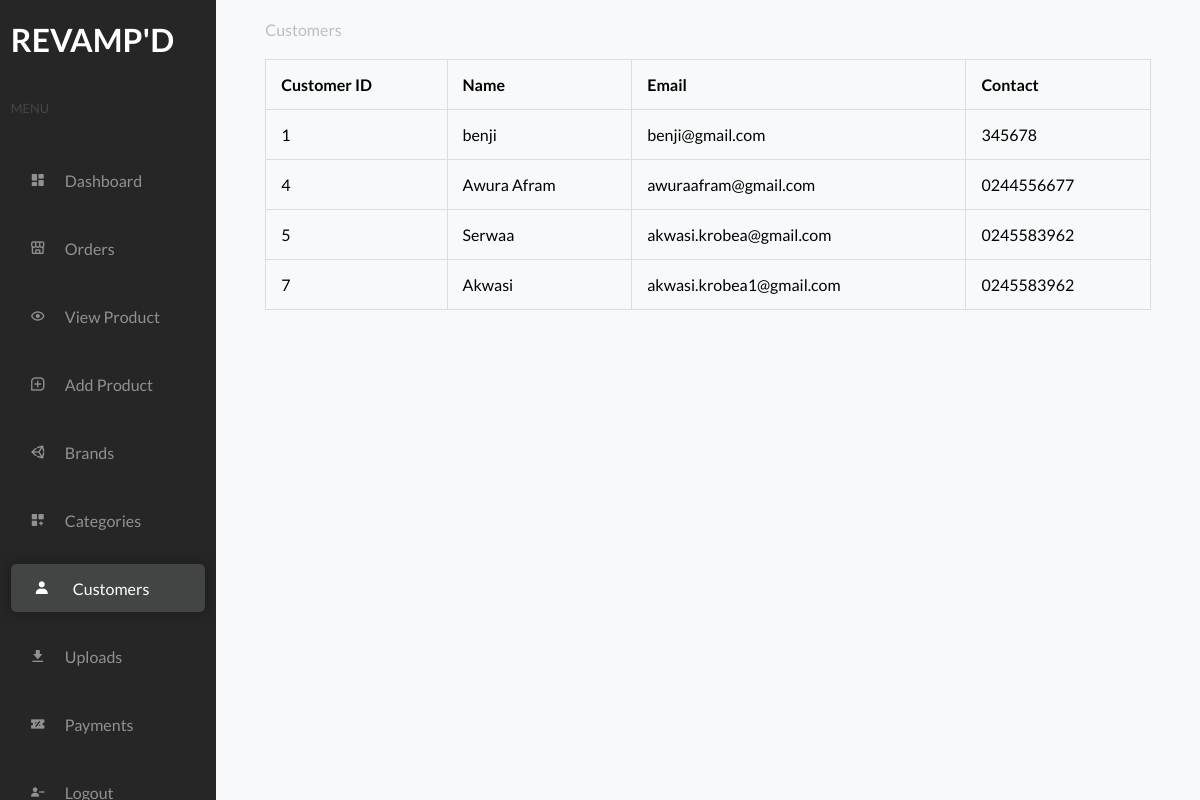
Screenshot of /admin/admin_customers.php (signed in) with the database file from the repository.
### tables this page shows
CREATE TABLE `customer` (
  `customer_id` int(11) NOT NULL,
  `customer_name` varchar(100) NOT NULL,
  `customer_email` varchar(50) NOT NULL,
  `customer_pass` varchar(150) NOT NULL,
  `customer_country` varchar(30) NOT NULL,
  `customer_city` varchar(30) NOT NULL,
  `customer_contact` varchar(15) NOT NULL,
  `customer_image` varchar(100) DEFAULT NULL,
  `user_role` int(11) NOT NULL
);

### controllers/customer_controller.php (called while the page is built, shortened)
<?php
include_once (dirname(__FILE__)) . '/../classes/customer_class.php';
function select_all_users_ctr()
{
    $user_instance = new CustomerClass();
    return $user_instance->select_all_users();
}
?>

### settings/db_class.php (called while the page is built, shortened)
<?php
class db_connection
{
	public $db = null;
	public $results = null;
	function db_connect(){
		$this->db = mysqli_connect(SERVERNAME,HOSTNAME,PASSWORD,DATABASE);
		if (mysqli_connect_errno()) {
			return false;
		}else{
			return true;
		}
	}
	function db_query($sqlQuery){
		$this->results = mysqli_query($this->db,$sqlQuery);
		if ($this->results == false) {
			return false;
		}else{
			return true;
		}
	}
	function db_fetch_all($sql){
		if(!$this->db_query($sql)){
			return false;
		}
		return mysqli_fetch_all($this->results, MYSQLI_ASSOC);
	}
}
?>

### classes/customer_class.php (called while the page is built, shortened)
<?php
include_once dirname(__FILE__) . '/../settings/db_class.php';
class CustomerClass extends db_connection
{
    function select_all_users()
	{
		return $this->db_fetch_all("select * from customer where user_role='2'");
	}
}

### admin/admin_customers.php (the view, shortened to what this page needs)
<?php
include_once (dirname(__FILE__)) . '/../controllers/customer_controller.php';
$select_all_users = select_all_users_ctr();
if (isset($_SESSION['role']) == '1') {
?>
    <!DOCTYPE html>
    <html lang="en">
    <head>
        <link rel="stylesheet" href="../css/admin.css">
        <link href='https://unpkg.com/boxicons@2.1.4/css/boxicons.min.css' rel='stylesheet'>
    </head>
    <body>
        <div class="us_container">
        <div class="sidebar">
                <div class="content">
                    <div class="logo" style="padding: 20px 0; color:white;">
                        <h1>REVAMP'D</h1>
                    </div>
                    <p class="sm">Menu</p>
                    <div class="menuItems">
                        <a href="./admin_main.php" class="menuItem">
                            <div class="icon">
                                <i class='bx bxs-dashboard'></i>
                            </div>
                            <p class="m_name">Dashboard</p>
                        </a>
                        <a href="./admin_orders.php" class="menuItem">
                            <div class="icon">
                                <i class='bx bx-store-alt'></i>
                            </div>
                            <p class="m_name">Orders</p>
                        </a>
                        <a href="./admin_viewproduct.php" class="menuItem">
                            <div class="icon">
                            <i class='bx bx-show'></i>
                            </div>
                            <p class="m_name">View Product</p>
                        </a>
                        <a href="./admin_addproducts.php" class="menuItem">
                            <div class="icon">
                            <i class='bx bx-message-square-add'></i>
                            </div>
                            <p class="m_name">Add Product</p>
                        </a>
                        <a href="./admin_brands.php" class="menuItem">
                            <div class="icon">
                            <i class='bx bxl-unity'></i>
                            </div>
                            <p class="m_name">Brands</p>
                        </a>
                        <a href="./admin_categories.php" class="menuItem">
                            <div class="icon">
                            <i class='bx bxs-customize'></i>
                            </div>
                            <p class="m_name">Categories</p>
                        </a>
                        <a href="./admin_customers.php" class="menuItem active">
                            <div class="icon">
                            <i class='bx bxs-user'></i>
                            </div>
                            <p class="m_name">Customers</p>
                        </a>
                        <a href="./admin_customer_uploads.php" class="menuItem">
                            <div class="icon">
                            <i class='bx bxs-download'></i>
                            </div>
                            <p class="m_name">Uploads</p>
                        </a>
                        <a href="./admin_payments.php" class="menuItem">
                            <div class="icon">
                            <i class='bx bxs-discount'></i>
                            </div>
                            <p class="m_name">Payments</p>
                        </a>
                        <a href="../Login/logout.php" class="menuItem">
                            <div class="icon">
                            <i class='bx bxs-user-minus'></i>
                            </div>
                            <p class="m_name">Logout</p>
                        </a>
                    </div>
                </div>
            </div>
            <div class="side-content">
                <div class="content">
                    <div class="heading">
                        <p>Customers</p>
                    </div>
                    <div class="table">
                        <table>
                            <tr>
                                <th>Customer ID</th>
                                <th>Name</th>
                                <th>Email</th>
                                <th>Contact</th>
                            </tr>
                            <?php
                                foreach($select_all_users as $user){
                                    ?>
                                        <tr>
                                            <td><?php echo $user['customer_id']; ?></td>
                                            <td><?php echo $user['customer_name']; ?></td>
                                            <td><?php echo $user['customer_email']; ?></td>
                                            <td><?php echo $user['customer_contact']; ?></td>
                                        </tr>
                                    <?php
                                }
                            ?>
                        </table>
                    </div>
                </div>
            </div>
        </div>
    </body>
    </html>
   <?php
}

### css/admin.css (style rules this page uses)
* { margin: 0; padding: 0; -webkit-box-sizing: border-box; box-sizing: border-box; }
html { height: 100%; scroll-behavior: smooth; }
body { height: 100%; font-family: 'Lato', sans-serif; background-color: #f8f9fa; font-size: 16px; }
.us_container { height: 100%; display: -webkit-box; display: -ms-flexbox; display: flex; -webkit-box-align: center; -ms-flex-align: center; align-items: center; -webkit-box-orient: horizontal; -webkit-box-direction: normal; -ms-flex-direction: row; flex-direction: row; -webkit-box-pack: start; -ms-flex-pack: start; justify-content: flex-start; position: relative; }
.us_container .sidebar { width: 18%; height: 100%; position: fixed; overflow: scroll; background-color: #262626; display: -webkit-box; display: -ms-flexbox; display: flex; -webkit-box-align: center; -ms-flex-align: center; align-items: center; -webkit-box-orient: vertical; -webkit-box-direction: normal; -ms-flex-direction: column; flex-direction: column; -webkit-box-pack: center; -ms-flex-pack: center; justify-content: center; }
.us_container .sidebar .content { width: 90%; margin: auto; height: 100%; }
.us_container .sidebar .content .logo { width: 50%; height: 5em; }
.us_container .sidebar .content .sm { padding: 20px 0; color: #494949ea; text-transform: uppercase; font-size: 0.8rem; }
.us_container .sidebar .content .menuItems { margin: 0px 0; position: relative; }
.us_container .sidebar .content .menuItems .menuItem { width: 100%; height: 3em; margin: 20px 0; padding: 20px 0; border-radius: 5px; color: #9c9b9bea; cursor: pointer; text-decoration: none; display: -webkit-box; display: -ms-flexbox; display: flex; -webkit-box-align: center; -ms-flex-align: center; align-items: center; -webkit-box-orient: horizontal; -webkit-box-direction: normal; -ms-flex-direction: row; flex-direction: row; -webkit-box-pack: start; -ms-flex-pack: start; justify-content: flex-start; }
.us_container .sidebar .content .menuItems .menuItem .icon { height: 1.5em; width: 1.5em; margin: 0 15px; display: flex; align-items: center; justify-content: center; }
.us_container .sidebar .content .menuItems .menuItem.active { color: #fff; background-color: #f8f9fa23; -webkit-box-shadow: 0px 0px 15px rgba(0, 0, 0, 0.315); box-shadow: 0px 0px 15px rgba(0, 0, 0, 0.315); }
.us_container .sidebar .content .menuItems .menuItem.active .icon { height: 2em; width: 2em; margin: 0 15px; }
.us_container .side-content { width: 82%; height: 100%; margin-left: 18%; }
.us_container .side-content .content { width: 90%; margin: auto; padding: 20px 0; height: 100%; }
.us_container .side-content .content .heading p { color: #26262648; }
.us_container .side-content .table { margin: 20px 0; width: 100%; }
.us_container .side-content .table table, .us_container .side-content .table td, .us_container .side-content .table th { border: 1px solid #ddd; text-align: left; }
.us_container .side-content .table table { border-collapse: collapse; width: 100%; }
.us_container .side-content .table th, .us_container .side-content .table td { padding: 15px; }

### rows the page displays
customer: customer_id "1", customer_name "benji", customer_email "benji@gmail.com", customer_contact "345678"
customer: customer_id "4", customer_name "Awura Afram", customer_email "awuraafram@gmail.com", customer_contact "0244556677"
customer: customer_id "5", customer_name "Serwaa", customer_email "akwasi.krobea@gmail.com", customer_contact "0245583962"
customer: customer_id "7", customer_name "Akwasi", customer_email "akwasi.krobea1@gmail.com", customer_contact "0245583962"
